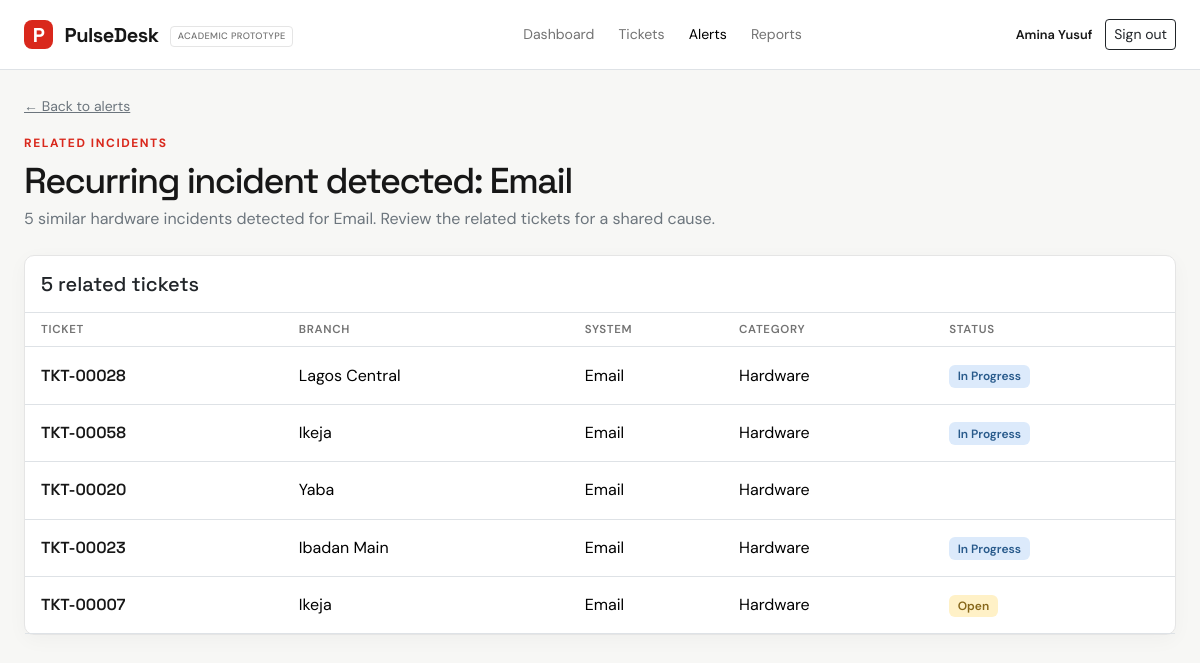
The app's page /alerts/2 (signed in) with its own data.
### app.py (models this page shows)
class User(db.Model):
    id = db.Column(db.Integer, primary_key=True)
    name = db.Column(db.String(120), nullable=False)
    email = db.Column(db.String(160), unique=True, nullable=False)
    password = db.Column(db.String(255), nullable=False)
    role = db.Column(db.String(40), nullable=False, default="IT Support Officer")

class Alert(db.Model):
    id = db.Column(db.Integer, primary_key=True)
    title = db.Column(db.String(160), nullable=False)
    description = db.Column(db.Text, nullable=False)
    severity = db.Column(db.String(20), nullable=False, default="Medium")
    created_at = db.Column(db.DateTime, nullable=False, default=datetime.utcnow)
    status = db.Column(db.String(30), nullable=False, default="Active")
    related_ticket_ids = db.Column(db.Text, default="")

class Ticket(db.Model):
    id = db.Column(db.Integer, primary_key=True)
    ticket_number = db.Column(db.String(30), unique=True, nullable=False)
    branch_id = db.Column(db.Integer, db.ForeignKey("branch.id"), nullable=False)
    reported_by = db.Column(db.String(120), nullable=False)
    category = db.Column(db.String(80), nullable=False)
    system = db.Column(db.String(100), nullable=False)
    description = db.Column(db.Text, nullable=False)
    priority = db.Column(db.String(20), nullable=False, default="Medium")
    status = db.Column(db.String(30), nullable=False, default="Open")
    assigned_to = db.Column(db.String(120))
    created_at = db.Column(db.DateTime, nullable=False, default=datetime.utcnow)
    resolved_at = db.Column(db.DateTime)

class Branch(db.Model):
    id = db.Column(db.Integer, primary_key=True)
    branch_name = db.Column(db.String(120), nullable=False)
    location = db.Column(db.String(120), nullable=False)
    tickets = db.relationship("Ticket", backref="branch", lazy=True)

### app.py (the view)
@app.route("/alerts/<int:alert_id>")
@login_required
def alert_detail(alert_id):
    alert = db.get_or_404(Alert, alert_id)
    ids = [int(value) for value in alert.related_ticket_ids.split(",") if value]
    related_tickets = Ticket.query.filter(Ticket.id.in_(ids)).order_by(Ticket.created_at.desc()).all() if ids else []
    return render_template("alert_detail.html", alert=alert, related_tickets=related_tickets)

### app.py (called while the page is built)
def current_user():
    user_id = session.get("user_id")
    return db.session.get(User, user_id) if user_id else None

@app.context_processor
def inject_user():
    return {"current_user": current_user()}

def login_required(view):
    @wraps(view)
    def wrapped(*args, **kwargs):
        if not session.get("user_id"):
            return redirect(url_for("login", next=request.path))
        return view(*args, **kwargs)
    return wrapped

### templates/alert_detail.html (shortened to what this page needs)
{% extends 'base.html' %}
{% block content %}<div class="mb-4"><a class="small text-secondary" href="{{ url_for('alerts') }}">← Back to alerts</a><div class="eyebrow mt-3 mb-2">Related incidents</div><h1 class="page-title mb-1">{{ alert.title }}</h1><p class="text-secondary mb-0">{{ alert.description }}</p></div><div class="card bg-white"><div class="p-3 border-bottom"><h2 class="h5 mb-0">{{ related_tickets|length }} related tickets</h2></div><div class="table-responsive"><table class="table"><thead><tr><th class="ps-3">Ticket</th><th>Branch</th><th>System</th><th>Category</th><th>Status</th></tr></thead><tbody>{% for ticket in related_tickets %}<tr><td class="ps-3"><a class="ticket-number" href="{{ url_for('ticket_detail', ticket_id=ticket.id) }}">{{ ticket.ticket_number }}</a></td><td>{{ ticket.branch.branch_name }}</td><td>{{ ticket.system }}</td><td>{{ ticket.category }}</td><td><span class="badge status-{{ ticket.status|lower|replace(' ', '-') }}">{{ ticket.status }}</span></td></tr>{% else %}<tr><td colspan="5" class="empty-state">No related tickets were found.</td></tr>{% endfor %}</tbody></table></div></div>{% endblock %}

### templates/base.html (shortened to what this page needs)
<!doctype html>
<html lang="en">
<head>
  <link href="https://cdn.jsdelivr.net/npm/bootstrap@5.3.3/dist/css/bootstrap.min.css" rel="stylesheet">
  <link rel="stylesheet" href="{{ url_for('static', filename='style.css') }}">
</head>
<body>
  <nav class="navbar navbar-expand-lg border-bottom">
    <div class="container-fluid px-4">
      <a class="navbar-brand" href="{{ url_for('dashboard') }}"><span class="brand-mark">P</span> PulseDesk <span class="prototype-tag">Academic prototype</span></a>
      {% if current_user %}
      <div class="collapse navbar-collapse" id="main-nav">
        <div class="navbar-nav mx-auto gap-lg-2">
          <a class="nav-link {{ 'active' if request.endpoint == 'dashboard' }}" href="{{ url_for('dashboard') }}">Dashboard</a>
          <a class="nav-link {{ 'active' if request.endpoint in ['tickets', 'new_ticket', 'ticket_detail'] }}" href="{{ url_for('tickets') }}">Tickets</a>
          <a class="nav-link {{ 'active' if request.endpoint in ['alerts', 'alert_detail'] }}" href="{{ url_for('alerts') }}">Alerts</a>
          <a class="nav-link {{ 'active' if request.endpoint in ['reports', 'report_csv'] }}" href="{{ url_for('reports') }}">Reports</a>
        </div>
        <div class="account-menu"><span class="account-name">{{ current_user.name }}</span><form method="post" action="{{ url_for('logout') }}"><button class="btn btn-outline-dark btn-sm">Sign out</button></form></div>
      </div>
      {% endif %}
    </div>
  </nav>
  <main class="container-fluid px-4 py-4">
    {% block content %}{% endblock %}
  </main>
</body>
</html>

### static/style.css (style rules this page uses)
:root { --ink: #171717; --muted: #737373; --line: #e5e5e5; --mint: #e1f3ea; --cream: #f7f7f5; --coral: #d9281c; --warm: #fff4ef; }
body { background: var(--cream); color: var(--ink); font-family: 'DM Sans', sans-serif; }
.navbar { background: #fff; min-height: 70px; }
.navbar-brand, h1, h2, h3, h4 { font-family: 'Space Grotesk', sans-serif; }
.navbar-brand { font-weight: 700; color: var(--ink); letter-spacing: -.5px; }
.brand-mark { display: inline-grid; place-items: center; width: 29px; height: 29px; margin-right: 7px; border-radius: 8px; background: var(--coral); color: white; }
.prototype-tag { display: inline-block; margin-left: 7px; padding: .18rem .42rem; border: 1px solid var(--line); border-radius: 4px; color: var(--muted); font-family: 'DM Sans'; font-size: .58rem; font-weight: 500; letter-spacing: .04em; text-transform: uppercase; vertical-align: middle; }
.nav-link { color: var(--muted); font-size: .88rem; }
.nav-link.active, .nav-link:hover { color: var(--coral); }
.eyebrow { color: var(--coral); font-size: .75rem; font-weight: 700; letter-spacing: .13em; text-transform: uppercase; }
.page-title { font-size: clamp(1.8rem, 3vw, 2.65rem); letter-spacing: -1.6px; }
.card { border: 1px solid var(--line); border-radius: 10px; box-shadow: 0 5px 20px rgba(24,33,38,.035); }
.table { --bs-table-bg: transparent; margin-bottom: 0; }
.table th { color: var(--muted); font-size: .72rem; font-weight: 600; letter-spacing: .06em; text-transform: uppercase; }
.table td { padding-top: 1rem; padding-bottom: 1rem; vertical-align: middle; }
.ticket-number { color: var(--ink); font-family: 'Space Grotesk'; font-weight: 600; text-decoration: none; }
.badge { font-weight: 600; padding: .45em .7em; }
.status-open { background: #fff1c7; color: #87671a; }
.status-in-progress { background: #dceafb; color: #285a8b; }
.account-menu { display: flex; align-items: center; gap: .8rem; }
.account-name { font-size: .8rem; font-weight: 600; }

### records on screen
User: name "Amina Yusuf"
Alert: title "Recurring incident detected: Email", description "5 similar hardware incidents detected for Email. Review the related tickets for a shared cause."
Ticket: ticket_number "TKT-00028", branch.branch_name "Lagos Central", system "Email", category "Hardware", status "In Progress"
Ticket: ticket_number "TKT-00058", branch.branch_name "Ikeja", system "Email", category "Hardware", status "In Progress"
Ticket: ticket_number "TKT-00020", branch.branch_name "Yaba", system "Email", category "Hardware"
Ticket: ticket_number "TKT-00023", branch.branch_name "Ibadan Main", system "Email", category "Hardware", status "In Progress"
Ticket: ticket_number "TKT-00007", branch.branch_name "Ikeja", system "Email", category "Hardware", status "Open"

### other values on screen
{{ related_tickets|length }} "5"
